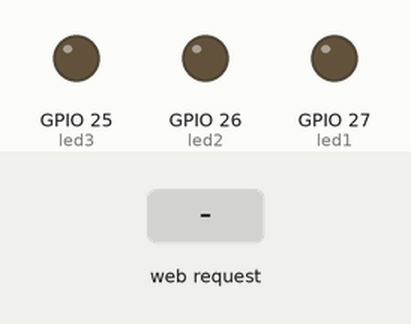
Recording of a sketch running on a simulated ESP32. Parts: output pins drawn as LEDs (lit = HIGH). The test bench sets the inputs (shaded band). WiFi joins after 1.5 s; servers stay silent unless stated; what the sketch prints to the serial monitor is not drawn.

Above: at 2.7 s.
2.8 s: HTTP request GET /on received
At 3.5 s:
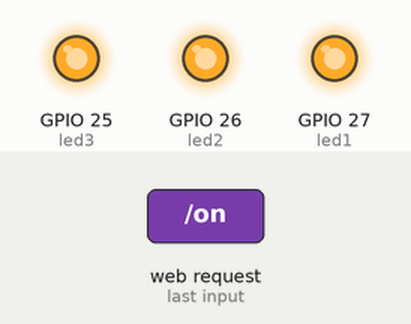
4.3 s: HTTP request GET /off received
At 4.7 s:
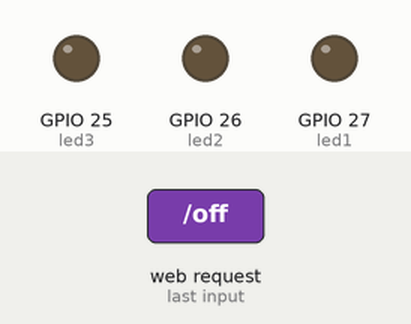
Timing chart, 0 to 7.3 s (numbered marks = the images above; inputs shaded):
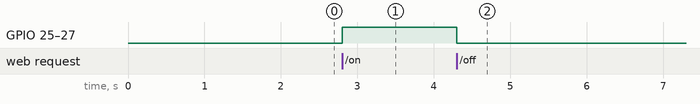

Measured:
- after the input at 2.8 s, GPIO 25 (led3), GPIO 26 (led2), GPIO 27 (led1): LOW → HIGH at once
- after the input at 4.3 s, GPIO 25 (led3), GPIO 26 (led2), GPIO 27 (led1): HIGH → LOW at once

The sketch:

esp32_web_api.ino
```cpp
#include <Arduino.h>
#include <WiFi.h>
#include <WebServer.h>

WebServer server(80);

const char* ssid = "SSID";
const char* password = "PASS";
const int led1 = 27;
const int led2 = 26;
const int led3 = 25;
bool ledStatus = false;

void rootPage() {
    String page =
    "<h1>webserver</h1>"
    "<a href='/on'><button>LED ON</button></a>"
    "<a href='/off'><button>LED OFF</button></a>";

    server.send(200, "text/html", page);
}

void ledOff() {
    ledStatus = false;
    Serial.println("LED OFF");
    digitalWrite(led1, LOW);
    digitalWrite(led2, LOW);
    digitalWrite(led3, LOW);
    server.sendHeader("Location", "/");
    server.send(303);
}

void ledOn() {
    ledStatus = true;
    Serial.println("LED ON");
    digitalWrite(led1, HIGH);
    digitalWrite(led2, HIGH);
    digitalWrite(led3, HIGH);
    server.sendHeader("Location", "/");
    server.send(303);
}

void networkAPI() {
    String json = "{";

    json += "\"ip\":\"";
    json += WiFi.localIP().toString();
    json += "\",";

    json += "\"gateway\":\"";
    json += WiFi.gatewayIP().toString();
    json += "\",";

    json += "\"status\":";
    json += String(WiFi.status());

    json += "\"mac\":";
    json += String(WiFi.macAddress());

    json += "}";

    server.send(200, "application/json", json);
}

void ledAPI() {
  String json = "{";
  json += "\"led status\":\"";
  json += (ledStatus ? "ON" : "OFF");
  json += "\"}";

  server.send(200, "application/json", json);
}

void setup() {
    Serial.begin(115200);
    pinMode(led1, OUTPUT);
    pinMode(led2, OUTPUT);
    pinMode(led3, OUTPUT);

    WiFi.begin(ssid, password);
    while(WiFi.status() != WL_CONNECTED) {
        Serial.print(".");
        delay(500);
    }

    Serial.print("your esp's local ip: ");
    Serial.println(WiFi.localIP());
    server.on("/", rootPage);
    server.on("/on", ledOn);
    server.on("/off", ledOff);
    server.on("/networkapi", networkAPI);
    server.on("/ledapi", ledAPI);
    server.begin();
}

void loop() {
  server.handleClient();
}
```
